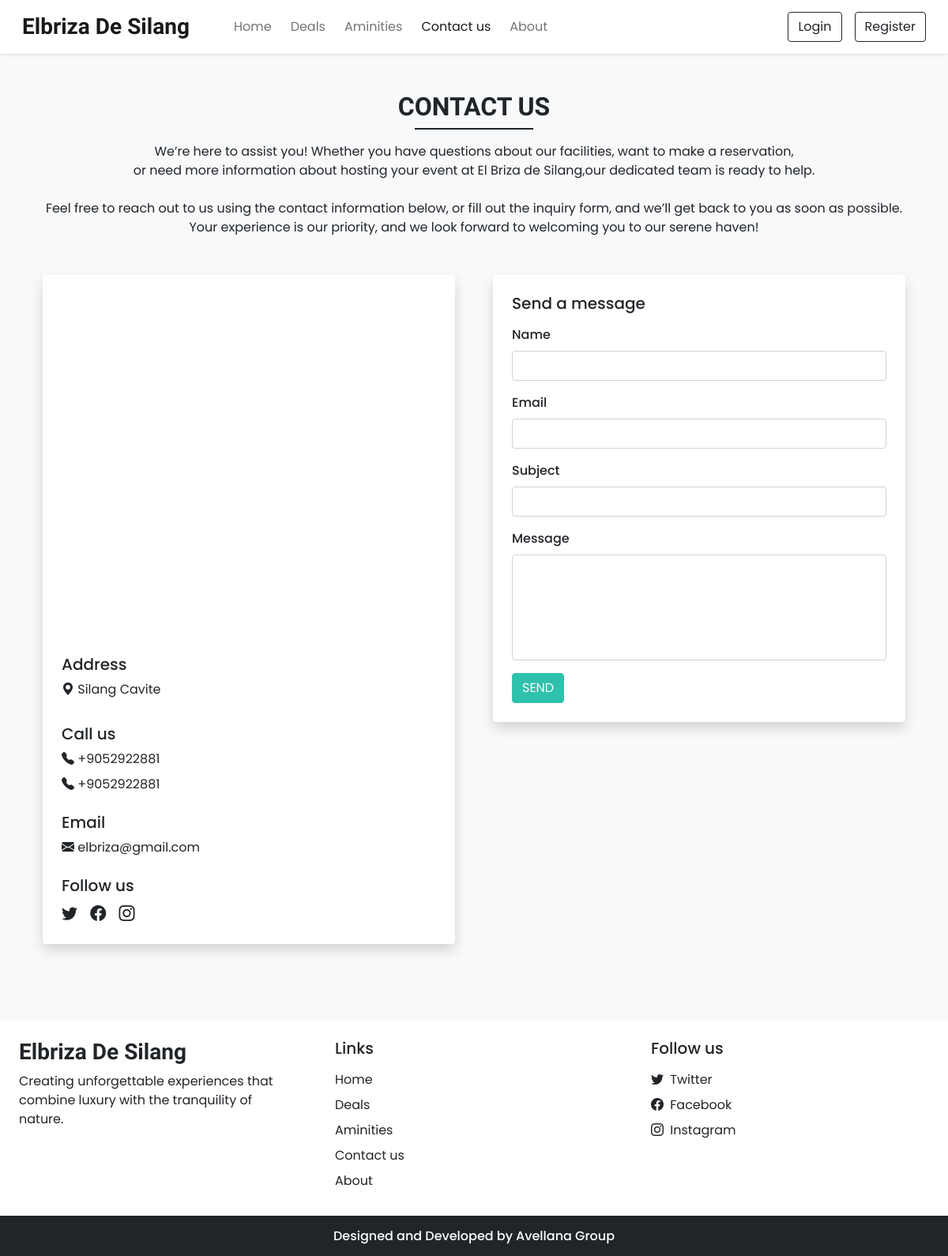
The page /contact.php on the database its author committed.
### tables this page shows
CREATE TABLE `settings` (
  `sr_no` int(11) NOT NULL,
  `site_title` varchar(50) NOT NULL,
  `site_about` varchar(250) NOT NULL,
  `shutdown` tinyint(1) NOT NULL
);

CREATE TABLE `contact_details` (
  `sr_no` int(11) NOT NULL,
  `address` varchar(50) NOT NULL,
  `gmap` varchar(100) NOT NULL,
  `pn1` bigint(20) NOT NULL,
  `pn2` bigint(20) NOT NULL,
  `email` varchar(100) NOT NULL,
  `fb` varchar(100) NOT NULL,
  `insta` varchar(100) NOT NULL,
  `tw` varchar(100) NOT NULL,
  `iframe` varchar(300) NOT NULL
);

### admin/inc/db_config.php (called while the page is built, shortened)
<?php
  function select($sql,$values,$datatypes)
  {
    $con = $GLOBALS['con'];
    if($stmt = mysqli_prepare($con,$sql))
    {
      mysqli_stmt_bind_param($stmt,$datatypes,...$values);
      if(mysqli_stmt_execute($stmt)){
        $res = mysqli_stmt_get_result($stmt);
        return $res;
      }
      else{
        mysqli_stmt_close($stmt);
        die("Query cannot be executed - Select");
      }
    }
    else{
      die("Query cannot be prepared - Select");
    }
  }
?>

### contact.php (the view, shortened to what this page needs)
<!DOCTYPE html>
<html lang="en">
<head>
  <?php require('inc/links.php'); ?>
</head>
<body class="bg-light">
  <?php require('inc/header.php'); ?>
  <div class="my-5 px-4">
    <h2 class="fw-bold h-font text-center">CONTACT US</h2>
    <div class="h-line bg-dark"></div>
    <p class="text-center mt-3">
    We’re here to assist you! Whether you have questions about our facilities, want to make a reservation, <br>
    or need more information about hosting your event at El Briza de Silang,our dedicated team is ready to help. <br>
    <br>
Feel free to reach out to us using the contact information below,
or fill out the inquiry form, and we’ll get back to you as soon as possible. <br>Your experience is our priority, and we look forward to welcoming you to our serene haven!
    </p>
  </div>
  <div class="container">
    <div class="row">
      <div class="col-lg-6 col-md-6 mb-5 px-4">
        <div class="bg-white rounded shadow p-4">
        <iframe src="https://www.google.com/maps/embed?pb=!1m18!1m12!1m3!1d3866.8742515631407!2d120.98689387509963!3d14.260554986186461!2m3!1f0!2f0!3f0!3m2!1i1024!2i768!4f13.1!3m3!1m2!1s0x33bd7d09c672e4d3%3A0xea2b88b49832e2cc!2sEL%20Briza%20De%20Silang!5e0!3m2!1sen!2sph!4v1733717436423!5m2!1sen!2sph" width="560" height="450" style="border:0;" allowfullscreen="" loading="lazy"></iframe>
          <h5>Address</h5>
          <a href="<?php echo $contact_r['gmap'] ?>" target="_blank" class="d-inline-block text-decoration-none text-dark mb-2">
            <i class="bi bi-geo-alt-fill"></i> <?php echo $contact_r['address'] ?>
          </a>
          <h5 class="mt-4">Call us</h5>
          <a href="tel: +<?php echo $contact_r['pn1'] ?>" class="d-inline-block mb-2 text-decoration-none text-dark">
            <i class="bi bi-telephone-fill"></i> +<?php echo $contact_r['pn1'] ?>
          </a>
          <br>
          <?php
            if($contact_r['pn2']!=''){
              echo<<<data
                <a href="tel: +$contact_r[pn2]" class="d-inline-block text-decoration-none text-dark">
                  <i class="bi bi-telephone-fill"></i> +$contact_r[pn2]
                </a>
              data;
            }
          ?>
          <h5 class="mt-4">Email</h5>
          <a href="mailto: <?php echo $contact_r['email'] ?>" class="d-inline-block text-decoration-none text-dark">
            <i class="bi bi-envelope-fill"></i> <?php echo $contact_r['email'] ?>
          </a>
          <h5 class="mt-4">Follow us</h5>
          <?php
            if($contact_r['tw']!=''){
              echo<<<data
                <a href="$contact_r[tw]" class="d-inline-block text-dark fs-5 me-2">
                  <i class="bi bi-twitter me-1"></i>
                </a>
              data;
            }
          ?>
          <a href="<?php echo $contact_r['fb'] ?>" class="d-inline-block text-dark fs-5 me-2">
            <i class="bi bi-facebook me-1"></i>
          </a>
          <a href="<?php echo $contact_r['insta'] ?>" class="d-inline-block text-dark fs-5">
            <i class="bi bi-instagram me-1"></i>
          </a>
        </div>
      </div>
      <div class="col-lg-6 col-md-6 px-4">
        <div class="bg-white rounded shadow p-4">
          <form method="POST">
            <h5>Send a message</h5>
            <div class="mt-3">
              <label class="form-label" style="font-weight: 500;">Name</label>
              <input name="name" required type="text" class="form-control shadow-none">
            </div>
            <div class="mt-3">
              <label class="form-label" style="font-weight: 500;">Email</label>
              <input name="email" required type="email" class="form-control shadow-none">
            </div>
            <div class="mt-3">
              <label class="form-label" style="font-weight: 500;">Subject</label>
              <input name="subject" required type="text" class="form-control shadow-none">
            </div>
            <div class="mt-3">
              <label class="form-label" style="font-weight: 500;">Message</label>
              <textarea name="message" required class="form-control shadow-none" rows="5" style="resize: none;"></textarea>
            </div>
            <button type="submit" name="send" class="btn text-white custom-bg mt-3">SEND</button>
          </form>
        </div>
      </div>
    </div>
  </div>
  <?php require('inc/footer.php'); ?>
</body>
</html>

### inc/header.php (shortened to what this page needs)
<nav id="nav-bar" class="navbar navbar-expand-lg navbar-light bg-white px-lg-3 py-lg-2 shadow-sm sticky-top">
  <div class="container-fluid">
    <a class="navbar-brand me-5 fw-bold fs-3 h-font" href="index.php"><?php echo $settings_r['site_title'] ?></a>
    <div class="collapse navbar-collapse" id="navbarSupportedContent">
      <ul class="navbar-nav me-auto mb-2 mb-lg-0">
        <li class="nav-item">
          <a class="nav-link me-2" href="index.php">Home</a>
        </li>
        <li class="nav-item">
          <a class="nav-link me-2" href="rooms.php">Deals</a>
        </li>
        <li class="nav-item">
          <a class="nav-link me-2" href="facilities.php">Aminities</a>
        </li>
        <li class="nav-item">
          <a class="nav-link me-2" href="contact.php">Contact us</a>
        </li>
        <li class="nav-item">
          <a class="nav-link" href="about.php">About</a>
        </li>
      </ul>
      <div class="d-flex">
        <?php
          if(isset($_SESSION['login']) && $_SESSION['login']==true)
          {
            $path = USERS_IMG_PATH;
            echo<<<data
              <div class="btn-group">
                <button type="button" class="btn btn-outline-dark shadow-none dropdown-toggle" data-bs-toggle="dropdown" data-bs-display="static" aria-expanded="false">
                  <img src="$path$_SESSION[uPic]" style="width: 25px; height: 25px;" class="me-1 rounded-circle">
                  $_SESSION[uName]
                </button>
                <ul class="dropdown-menu dropdown-menu-lg-end">
                  <li><a class="dropdown-item" href="profile.php">Profile</a></li>
                  <li><a class="dropdown-item" href="bookings.php">Bookings</a></li>
                  <li><a class="dropdown-item" href="logout.php">Logout</a></li>
                </ul>
              </div>
            data;
          }
          else
          {
            echo<<<data
              <button type="button" class="btn btn-outline-dark shadow-none me-lg-3 me-2" data-bs-toggle="modal" data-bs-target="#loginModal">
                Login
              </button>
              <button type="button" class="btn btn-outline-dark shadow-none" data-bs-toggle="modal" data-bs-target="#registerModal">
                Register
              </button>
            data;
          }
        ?>
      </div>
    </div>
  </div>
</nav>

### inc/footer.php (shortened to what this page needs)
<div class="container-fluid bg-white mt-5">
  <div class="row">
    <div class="col-lg-4 p-4">
      <h3 class="h-font fw-bold fs-3 mb-2"><?php echo $settings_r['site_title'] ?></h3>
      <p>
        <?php echo $settings_r['site_about'] ?>
      </p>
    </div>
    <div class="col-lg-4 p-4">
      <h5 class="mb-3">Links</h5>
      <a href="index.php" class="d-inline-block mb-2 text-dark text-decoration-none">Home</a> <br>
      <a href="rooms.php" class="d-inline-block mb-2 text-dark text-decoration-none">Deals</a> <br>
      <a href="facilities.php" class="d-inline-block mb-2 text-dark text-decoration-none">Aminities</a> <br>
      <a href="contact.php" class="d-inline-block mb-2 text-dark text-decoration-none">Contact us</a> <br>
      <a href="about.php" class="d-inline-block mb-2 text-dark text-decoration-none">About</a>
    </div>
    <div class="col-lg-4 p-4">
        <h5 class="mb-3">Follow us</h5>
        <?php
          if($contact_r['tw']!=''){
            echo<<<data
              <a href="$contact_r[tw]" class="d-inline-block text-dark text-decoration-none mb-2">
                <i class="bi bi-twitter me-1"></i> Twitter
              </a><br>
            data;
          }
        ?>
        <a href="<?php echo $contact_r['fb'] ?>" class="d-inline-block text-dark text-decoration-none mb-2">
          <i class="bi bi-facebook me-1"></i> Facebook
        </a><br>
        <a href="<?php echo $contact_r['insta'] ?>" class="d-inline-block text-dark text-decoration-none">
          <i class="bi bi-instagram me-1"></i> Instagram
        </a><br>
    </div>
  </div>
</div>
<h6 class="text-center bg-dark text-white p-3 m-0">Designed and Developed by Avellana Group</h6>

### css/common.css (style rules this page uses)
:root { --teal: #2ec1ac; --teal_hover: #279e8c; }
* { font-family: 'Poppins', sans-serif; }
.h-font { font-family: 'Merienda', cursive; }
.custom-bg { background-color: var(--teal); border: 1px solid var(--teal); }
.h-line { width: 150px; margin: 0 auto; height: 1.7px; }

### rows shown on the page
settings: site_title "Elbriza De Silang", site_about "Creating unforgettable experiences that combine luxury with the tranquility of nature."
contact_details: address "Silang Cavite", pn1 "9052922881", pn2 "9052922881", email "elbriza@gmail.com"
